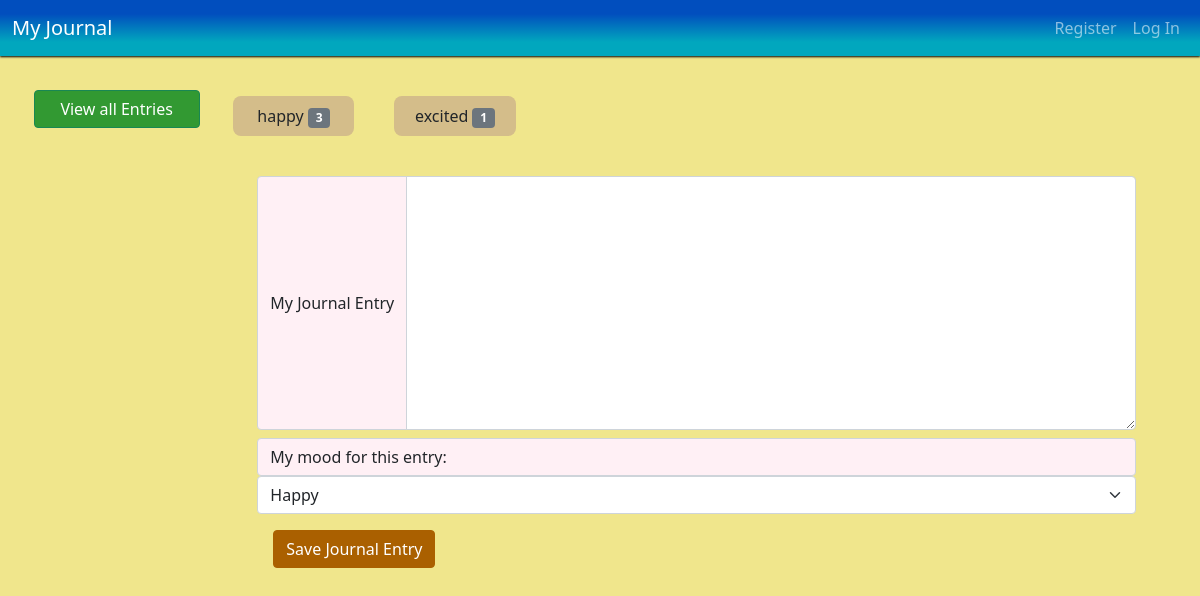
Before: / with the older database file.
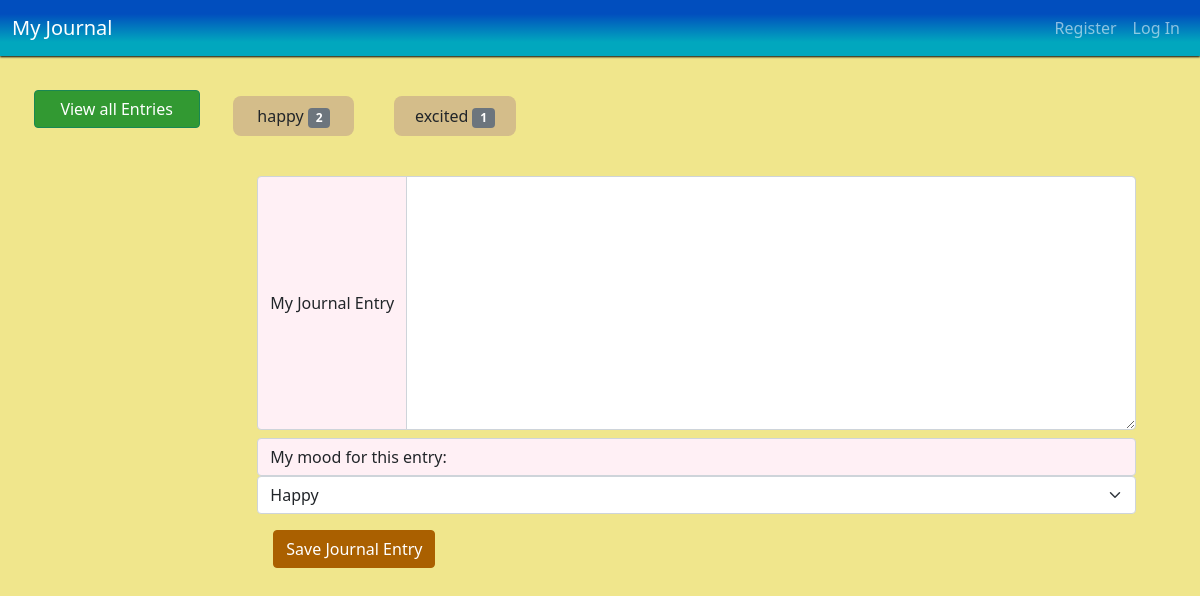
After: the same page with the newer database file.
### tables this page shows
CREATE TABLE 'entries' ('id' INTEGER PRIMARY KEY AUTOINCREMENT NOT NULL, 'username' TEXT NOT NULL, 'entry' TEXT, 'mood' TEXT, 'date' DATE, 'fDate' TEXT);

### app.py (the view)
@app.route('/')
def index():
    with alcSession(engine) as conn:
        statement = text("SELECT mood FROM entries WHERE username = '1'")
        rows = conn.execute(statement)
        rows = rows.all()
        print(rows)
        total_moods = {}
        for row in rows:
            print(row[0])
            total_moods.setdefault(row[0], 0)
            total_moods[row[0]] += 1
            print(total_moods)
    return render_template('index.html', moods=total_moods)

### app.py (called while the page is built)
@app.after_request
def after_request(response):
    response.headers["Cache-Control"] = "no-cache, no-store, must-revalidate"
    response.headers["Expires"] = 0
    response.headers["Pragma"] = "no-cache"
    return response

### templates/index.html (shortened to what this page needs)
{% extends "layout.html" %}
{% block main %}
<main class='container-fluid journal-container'>
  <div class='row'>
    <div class='col-md-2'>
      <nav class="flex-column nav nav-menu">
        <button id='all-entries-btn' class='menu-btn btn btn-success'>View all Entries</button>
      </nav>
    </div>
    <div class='col-md-10'>
      <div class='row' id='mood-row'>
        {% for mood, num in moods.items() %}
        <div class='col-md-2'>
          <p class='mood-btn'>{{ mood }}
            <span class="badge bg-secondary">{{ num }}</span>
          </p>
        </div>
        {% endfor %}
      </div>
      <div class='container'>
        <div class='row'>
          <div class='col-md-12'>
            <form action="/journal" method="post" id='journal-form'>
              <div class="input-group">
                <span class="input-group-text" id='journal-desc' >My Journal Entry</span>
                <textarea name='journal-entry' class="form-control" aria-label="my journal entry" rows=10></textarea>
              </div>
              <span class="input-group-text" id='mood-desc'>My mood for this entry:</span>
              <select name='mood-select' class="form-select" aria-label="Default select example">
                <option defaultValue>Happy</option>
              </select>
              <div class='btn-container'>
                <button class='btn-primary btn' id='save-btn'>
                  Save Journal Entry
                </button>
              </div>
            </form>
          </div>
        </div>
      </div>
    </div>
  </div>
</main>
{% endblock %}

### templates/layout.html (shortened to what this page needs)
<!DOCTYPE html>
<html lang="en">
<head>
    <link href="https://cdn.jsdelivr.net/npm/bootstrap@5.0.0-beta1/dist/css/bootstrap.min.css" rel="stylesheet"
>
    <link href="/static/css/css-output/output.css" rel="stylesheet">
</head>
<body>
    <nav class="navbar navbar-expand-md navbar-dark">
        <div class="container-fluid">
            <a class="navbar-brand" href='/'>My Journal</a>
            <div class="collapse navbar-collapse" id="navbar">
                {% if session.user_id %}
                <ul class="navbar-nav me-auto mb-2 mb-lg-0">
                    <li class="nav-item"><a class="nav-link" href="/">Journal Home</a></li>
                    <li class="nav-item"><a class="nav-link" href="/logout">Log Out</a></li>
                </ul>
                {% else %}
                <ul class="navbar-nav me-auto mb-2 mb-lg-0">
                    <li class="nav-item"><a class="nav-link" href="/register">Register</a></li>
                    <li class="nav-item"><a class="nav-link" href="/login">Log In</a></li>
                </ul>
                {% endif %}
            </div>
        </div>
    </nav>
        {% block main %}{% endblock %}
</body>
</html>

Changed rows visible on the page:
changed entries "happy": num "3" → "2"
